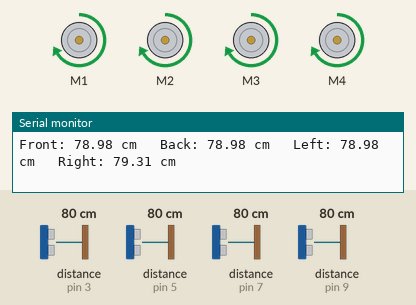
Bench run of a sketch on a simulated Arduino Uno, built with avr-gcc and run on an emulated ATmega328P. Parts: 4 × DC motor (green arrow = forward, orange = backward, longer = faster), the last lines printed to the serial monitor. Wiring (inferred from the names in the program): 4 × ultrasonic range finder: trigger pin 2, echo pin 3 / trigger pin 4, echo pin 5 / trigger pin 6, echo pin 7 / trigger pin 8, echo pin 9. Inputs (shaded band) come from the test bench; at power-on: distance to the obstacle (sensors on pin 3, pin 5, pin 9, pin 7) 80 cm. The echo pulse lasts 58.3 µs per cm.

Above: at 1.2 s.
1.3 s: distance to the obstacle (sensor on pin 3) set to 2 cm
At 1.8 s:
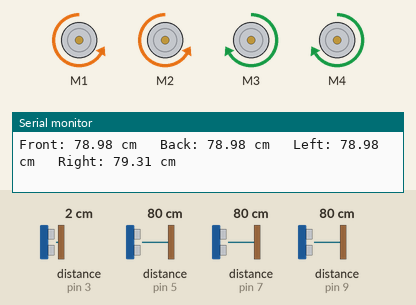
4.3 s: distance to the obstacle (sensor on pin 5) set to 2 cm
7.3 s: distance to the obstacle (sensor on pin 9) set to 2 cm
At 7.68 s:
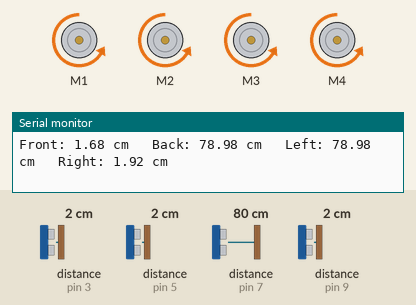
10.3 s: distance to the obstacle (sensor on pin 3) set to 18 cm
At 10.46 s:
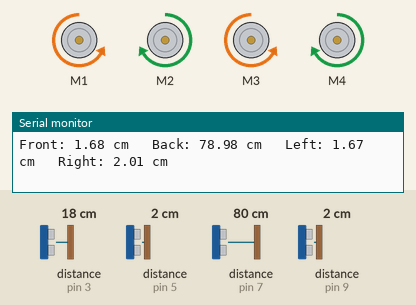
13.3 s: distance to the obstacle (sensor on pin 3) set to 4 cm
Timing chart, 0 to 20.3 s (numbered marks = the images above; inputs shaded):
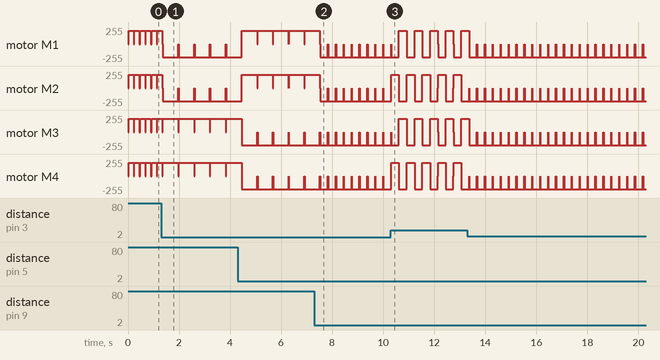

The sketch:

obstacle_avoidance.ino
```cpp
#include "./Addy_SmartMobility.h"
#include <SoftwareSerial.h>

Addy_SmartMobility amr = Addy_SmartMobility();
// SoftwareSerial BTSerial(4, 5);

const int trigPinFront = 2;  // 앞
const int echoPinFront = 3;

const int trigPinRight = 4;  // 우
const int echoPinRight = 5;

const int trigPinBack = 6;  // 뒤
const int echoPinBack = 7;

const int trigPinLeft = 8;  // 좌
const int echoPinLeft = 9;


// 회피할 거리 (센티미터)
const int avoidanceDistance = 10;

void setup() {
  pinMode(trigPinFront, OUTPUT);
  pinMode(echoPinFront, INPUT);
  pinMode(trigPinBack, OUTPUT);
  pinMode(echoPinBack, INPUT);
  pinMode(trigPinLeft, OUTPUT);
  pinMode(echoPinLeft, INPUT);
  pinMode(trigPinRight, OUTPUT);
  pinMode(echoPinRight, INPUT);

  if (!amr.begin()) {
    Serial.println("모터 쉴드 연결을 다시 확인해주세요.");
    while (1)
      ;
  }
  Serial.begin(9600);
  amr.setSpeed(200);
}


float getDistance(int trigPin, int echoPin) {
  digitalWrite(trigPin, LOW);
  delayMicroseconds(2);
  digitalWrite(trigPin, HIGH);
  delayMicroseconds(10);
  digitalWrite(trigPin, LOW);
  long duration = pulseIn(echoPin, HIGH);
  float distance = duration * 0.034 / 2;

  return distance;
}


void loop() {
  float distanceFront = getDistance(trigPinFront, echoPinFront);
  float distanceBack = getDistance(trigPinBack, echoPinBack);
  float distanceLeft = getDistance(trigPinLeft, echoPinLeft);
  float distanceRight = getDistance(trigPinRight, echoPinRight);

  enum AvoidanceState {
    NO_OBSTACLE,
    AVOIDING_BACK,
    AVOIDING_FRONT,
    AVOIDING_LEFT,
    AVOIDING_RIGHT,
    STOPPED
  };

  AvoidanceState avoidanceState = NO_OBSTACLE;

  switch (avoidanceState) {
    case NO_OBSTACLE:
      // 장애물이 있는지 확인
      if (distanceFront <= avoidanceDistance) {
        avoidanceState = AVOIDING_BACK;
      } else if (distanceBack <= avoidanceDistance) {
        avoidanceState = AVOIDING_FRONT;
      } else if (distanceRight <= avoidanceDistance) {
        avoidanceState = AVOIDING_LEFT;
      } else if (distanceLeft <= avoidanceDistance) {
        avoidanceState = AVOIDING_RIGHT;
      } else {
        amr.moveF(200);
      }

    case AVOIDING_BACK:
      if (distanceFront < avoidanceDistance) {
        amr.stopAll();

        if (distanceRight > distanceLeft && distanceRight > avoidanceDistance) {
          amr.rotate(1, 600); // CW
          break;
        }
        else if (distanceLeft > distanceRight && distanceLeft > avoidanceDistance){
          amr.rotate(2, 600); // CCW
          break;
        }
        else {
          amr.moveB(300);
          break;
        }
        break;
      }

    case AVOIDING_FRONT:
      if (distanceBack < avoidanceDistance) {
        amr.moveF(300);
        // break;
      }

    case AVOIDING_LEFT:
      if (distanceRight < avoidanceDistance) {
        amr.moveL(300);
        // break;
      }

    case AVOIDING_RIGHT:
      if (distanceLeft < avoidanceDistance) {
        amr.moveR(300);
        // break;
      }
  }

  Serial.print("Front: ");
  Serial.print(distanceFront);
  Serial.print(" cm   Back: ");
  Serial.print(distanceBack);
  Serial.print(" cm   Left: ");
  Serial.print(distanceLeft);
  Serial.print(" cm   Right: ");
  Serial.print(distanceRight);
  Serial.println(" cm");
}
```

Addy_SmartMobility.cpp
```cpp
#include "Addy_SmartMobility.h"


Addy_SmartMobility::Addy_SmartMobility() {
}

bool Addy_SmartMobility::begin() {
	AFMS = Adafruit_MotorShield();

	motor1 = AFMS.getMotor(1); // FL
	motor2 = AFMS.getMotor(2); // FR
	motor3 = AFMS.getMotor(3); // RR
	motor4 = AFMS.getMotor(4); // RL

	return AFMS.begin();
}


void Addy_SmartMobility::setSpeed(uint16_t speed) {
	if(speed > 200){
		speed = 200;
	}
	motor1->setSpeed(speed);
	motor2->setSpeed(speed);
	motor3->setSpeed(speed);
	motor4->setSpeed(speed);
}


void Addy_SmartMobility::setSpeed(uint8_t id, uint16_t speed) {
	if(speed > 200){
		speed = 200;
	}

	if(id == 1){
		motor1->setSpeed(speed);
	}else if(id == 2){
		motor2->setSpeed(speed);
	}else if(id == 3){
		motor3->setSpeed(speed);
	}else if(id == 4){
		motor4->setSpeed(speed);
	}
}

// Addy_SmartMobility move function
void Addy_SmartMobility::moveF(){
	motor1->run(FORWARD);
	motor2->run(FORWARD);
	motor3->run(FORWARD);
	motor4->run(FORWARD);
}

void Addy_SmartMobility::moveF(uint16_t length){
	moveF();
	delay(length);
	stopAll();
}

void Addy_SmartMobility::moveL(){
	motor1->run(BACKWARD);
	motor2->run(FORWARD);
	motor3->run(BACKWARD);
	motor4->run(FORWARD);
}

void Addy_SmartMobility::moveL(uint16_t length){
	moveL();
	delay(length);
	stopAll();
}

void Addy_SmartMobility::moveR(){
	motor1->run(FORWARD);
	motor2->run(BACKWARD);
	motor3->run(FORWARD);
	motor4->run(BACKWARD);
}

void Addy_SmartMobility::moveR(uint16_t length){
	moveR();
	delay(length);
	stopAll();
}

void Addy_SmartMobility::moveB(){
	motor1->run(BACKWARD);
	motor2->run(BACKWARD);
	motor3->run(BACKWARD);
	motor4->run(BACKWARD);
}

void Addy_SmartMobility::moveB(uint16_t length){
	moveB();
	delay(length);
	stopAll();
}

void Addy_SmartMobility::moveLF(){
	motor1->run(RELEASE);
	motor2->run(FORWARD);
	motor3->run(RELEASE);
	motor4->run(FORWARD);
}

void Addy_SmartMobility::moveLF(uint16_t length){
	moveLF();
	delay(length);
	stopAll();
}

void Addy_SmartMobility::moveRF(){
	motor1->run(FORWARD);
	motor2->run(RELEASE);
	motor3->run(FORWARD);
	motor4->run(RELEASE);
}

void Addy_SmartMobility::moveRF(uint16_t length){
	moveRF();
	delay(length);
	stopAll();
}

void Addy_SmartMobility::moveLB(){
	motor1->run(BACKWARD);
	motor2->run(RELEASE);
	motor3->run(BACKWARD);
	motor4->run(RELEASE);
}

void Addy_SmartMobility::moveLB(uint16_t length){
	moveLB();
	delay(length);
	stopAll();
}

void Addy_SmartMobility::moveRB(){
	motor1->run(RELEASE);
	motor2->run(BACKWARD);
	motor3->run(RELEASE);
	motor4->run(BACKWARD);
}

void Addy_SmartMobility::moveRB(uint16_t length){
	moveRB();
	delay(length);
	stopAll();
}

void Addy_SmartMobility::stopAll(){
	motor1->run(RELEASE);
	motor2->run(RELEASE);
	motor3->run(RELEASE);
	motor4->run(RELEASE);
}

void Addy_SmartMobility::stopAll(uint16_t length){
	stopAll();
	delay(length);
}

// 스모키 움직임 함수(단독 명령어)
void Addy_SmartMobility::moveTo(uint8_t cmd){

	// 사선 좌측 후진
	if(cmd == 1){
		moveLB();
	}
	//후진
	else if(cmd == 2){
		moveB();
	}
	// 사선 우측 후진
	else if(cmd == 3){
		moveRB();
	}
	// 좌측 수평 이동
	else if(cmd == 4){
		moveL();
	}
	// 정지
	else if(cmd == 5){
		stopAll();
	}
	// 우측 수평 이동
	else if(cmd == 6){
		moveR();
	}
	// 사선 좌측 전진
	else if(cmd == 7){
		moveLF();
	}
	// 전진
	else if(cmd == 8){
		moveF();
	}
	// 사선 우측 전진
	else if(cmd == 9){
		moveRF();
	}
}


// 스모키 움직임 함수(단독 명령어)
void Addy_SmartMobility::moveTo(uint8_t cmd, uint16_t length){
	moveTo(cmd);
	delay(length);
	stopAll();
}


// 스모키 움직임 함수(단독 명령어)
void Addy_SmartMobility::setMove(uint8_t cmd){
	moveTo(cmd);
}

// 스모키 움직임 함수(단독 명령어)
void Addy_SmartMobility::setMove(uint8_t cmd, uint16_t length){
	moveTo(cmd);
	delay(length);
	stopAll();
}

// 스모키 모터 4개 동시 제어(회전 방향)
void Addy_SmartMobility::setMotor(uint8_t cmd){
	motor1->run(cmd);
	motor2->run(cmd);
	motor3->run(cmd);
	motor4->run(cmd);
}


// 모터 1개 제어(모터 번호, 회전 방향)
void Addy_SmartMobility::setMotor(uint8_t id, uint8_t cmd) {
	if(id == 1){
		motor1->run(cmd);
	}
	else if(id == 2){
		motor2->run(cmd);
	}
	else if(id == 3){
		motor3->run(cmd);
	}
	else if(id == 4){
		motor4->run(cmd);
	}
}


// CW -> 시계방향(우회전) / CCW -> 반시계방향(좌회전)
void Addy_SmartMobility::rotate(uint8_t dir){
	if(dir == 1){
		motor1->run(BACKWARD);
		motor2->run(BACKWARD);
		motor3->run(FORWARD);
		motor4->run(FORWARD);
	}

	else if(dir == 2){
		motor1->run(FORWARD);
		motor2->run(FORWARD);
		motor3->run(BACKWARD);
		motor4->run(BACKWARD);
	}
}

// CW -> 시계방향(우회전), CCW -> 반시계방향(좌회전) / length 회전 시간(ms)
void Addy_SmartMobility::rotate(uint8_t dir, uint16_t length){
	if(dir == 1){
		motor1->run(BACKWARD);
		motor2->run(BACKWARD);
		motor3->run(FORWARD);
		motor4->run(FORWARD);
		delay(length);
		motor1->run(RELEASE);
		motor2->run(RELEASE);
		motor3->run(RELEASE);
		motor4->run(RELEASE);
	}

	else if(dir == 2){
		motor1->run(FORWARD);
		motor2->run(FORWARD);
		motor3->run(BACKWARD);
		motor4->run(BACKWARD);
		delay(length);
		motor1->run(RELEASE);
		motor2->run(RELEASE);
		motor3->run(RELEASE);
		motor4->run(RELEASE);
	}
}


// length -> delay 시간 / iter -> 반복 횟수 / dir 1(CW) -> 시계방향, 2(CCW) -> 반시계방향
void Addy_SmartMobility::drawRect(uint16_t length, uint16_t iter, uint8_t dir){
	for(int i = 0; i < iter; i++){
		if(dir == 1){
			motor1->run(FORWARD);
			motor2->run(FORWARD);
			motor3->run(FORWARD);
			motor4->run(FORWARD);
			delay(length);

			motor1->run(RELEASE);
			motor2->run(RELEASE);
			motor3->run(RELEASE);
			motor4->run(RELEASE);
			delay(100);

			motor1->run(FORWARD);
			motor2->run(BACKWARD);
			motor3->run(FORWARD);
			motor4->run(BACKWARD);
			delay(length);

			motor1->run(RELEASE);
			motor2->run(RELEASE);
			motor3->run(RELEASE);
			motor4->run(RELEASE);
			delay(100);

			motor1->run(BACKWARD);
			motor2->run(BACKWARD);
			motor3->run(BACKWARD);
			motor4->run(BACKWARD);
			delay(length);

			motor1->run(RELEASE);
			motor2->run(RELEASE);
			motor3->run(RELEASE);
			motor4->run(RELEASE);
			delay(100);

			motor1->run(BACKWARD);
			motor2->run(FORWARD);
			motor3->run(BACKWARD);
			motor4->run(FORWARD);
			delay(length);
		}

		else if(dir == 2){
			motor1->run(FORWARD);
			motor2->run(BACKWARD);
			motor3->run(FORWARD);
			motor4->run(BACKWARD);
			delay(length);

			motor1->run(RELEASE);
			motor2->run(RELEASE);
			motor3->run(RELEASE);
			motor4->run(RELEASE);
			delay(100);

			motor1->run(FORWARD);
			motor2->run(FORWARD);
			motor3->run(FORWARD);
			motor4->run(FORWARD);
			delay(length);

			motor1->run(RELEASE);
			motor2->run(RELEASE);
			motor3->run(RELEASE);
			motor4->run(RELEASE);
			delay(100);

			motor1->run(BACKWARD);
			motor2->run(FORWARD);
			motor3->run(BACKWARD);
			motor4->run(FORWARD);
			delay(length);

			motor1->run(RELEASE);
			motor2->run(RELEASE);
			motor3->run(RELEASE);
			motor4->run(RELEASE);
			delay(100);

			motor1->run(BACKWARD);
			motor2->run(BACKWARD);
			motor3->run(BACKWARD);
			motor4->run(BACKWARD);
			delay(length);
		}
	}

	motor1->run(RELEASE);
	motor2->run(RELEASE);
	motor3->run(RELEASE);
	motor4->run(RELEASE);
}


// length -> delay 시간 / iter -> 반복 횟수 / dir 1(CW) -> 시계방향, 2(CCW) -> 반시계방향
void Addy_SmartMobility::drawTriangle(uint16_t length, uint16_t iter, uint8_t dir){
	for(int i = 0; i < iter; i++){
		if(dir == 1){
			motor1->run(FORWARD);
			motor2->run(RELEASE);
			motor3->run(FORWARD);
			motor4->run(RELEASE);
			delay(length);

			motor1->run(RELEASE);
			motor2->run(RELEASE);
			motor3->run(RELEASE);
			motor4->run(RELEASE);
			delay(100);

			motor1->run(RELEASE);
			motor2->run(BACKWARD);
			motor3->run(RELEASE);
			motor4->run(BACKWARD);
			delay(length);

			motor1->run(RELEASE);
			motor2->run(RELEASE);
			motor3->run(RELEASE);
			motor4->run(RELEASE);
			delay(100);

			motor1->run(BACKWARD);
			motor2->run(FORWARD);
			motor3->run(BACKWARD);
			motor4->run(FORWARD);
			delay(length * 1.1);
		}

		else if(dir == 2){
			motor1->run(FORWARD);
			motor2->run(BACKWARD);
			motor3->run(FORWARD);
			motor4->run(BACKWARD);
			delay(length);

			motor1->run(RELEASE);
			motor2->run(RELEASE);
			motor3->run(RELEASE);
			motor4->run(RELEASE);
			delay(100);

			motor1->run(RELEASE);
			motor2->run(FORWARD);
			motor3->run(RELEASE);
			motor4->run(FORWARD);
			delay(length);

			motor1->run(RELEASE);
			motor2->run(RELEASE);
			motor3->run(RELEASE);
			motor4->run(RELEASE);
			delay(100);

			motor1->run(BACKWARD);
			motor2->run(RELEASE);
			motor3->run(BACKWARD);
			motor4->run(RELEASE);
			delay(length * 1.1);
		}
	}

	motor1->run(RELEASE);
	motor2->run(RELEASE);
	motor3->run(RELEASE);
	motor4->run(RELEASE);
}


void Addy_SmartMobility::setUltrasonic(uint8_t t, uint8_t e){
	trig = t;
	echo = e;
	pinMode(trig, OUTPUT);
	pinMode(echo, INPUT);
}

float Addy_SmartMobility::getDistance(){
	digitalWrite(trig, LOW);
	digitalWrite(echo, LOW);
	delayMicroseconds(2);
	digitalWrite(trig, HIGH);
	delayMicroseconds(10);
	digitalWrite(trig, LOW);

	unsigned long duration = pulseIn(echo, HIGH);
	float dis = duration / 29.0 / 2.0;

	return dis;
}
```

Addy_SmartMobility.h
```cpp
#include <Arduino.h>
#include <Adafruit_MotorShield.h>

#define F 2
#define B 8
#define S 5
#define L 4
#define R 6
#define LF 7
#define RF 9
#define LB 1
#define RB 3

#define CW 1
#define CCW 2

class Addy_SmartMobility {
  public:
    Addy_SmartMobility ();

	bool begin();

	void
		moveF(),
		moveF(uint16_t),
		moveL(),
		moveL(uint16_t),
		moveR(),
		moveR(uint16_t),
		moveB(),
		moveB(uint16_t),
		moveLF(),
		moveLF(uint16_t),
		moveRF(),
		moveRF(uint16_t),
		moveLB(),
		moveLB(uint16_t),
		moveRB(),
		moveRB(uint16_t),
		stopAll(),
		stopAll(uint16_t),

		moveTo(uint8_t),   // 스모키의 이동 방향 제어(이동 방향)
		moveTo(uint8_t, uint16_t),   // 스모키의 이동 방향 제어(이동 방향, 시간)

		setMove(uint8_t),   // 스모키의 이동 방향 제어(이동 방향)
		setMove(uint8_t, uint16_t),   // 스모키의 이동 방향 제어(이동 방향, 시간)

		setSpeed(uint16_t),  // 모터 4개의 속도 제어(속도)
		setSpeed(uint8_t, uint16_t),  // 모터 1개의 속도 제어 (모터 번호, 속도)

		setMotor(uint8_t),  // 모터 4개의 방향 제어(방향)
		setMotor(uint8_t, uint8_t),  // 모터 1개의 방향 제어(모터 번호, 방향)

		rotate(uint8_t), // RC카 제자리 회전(방향)
		rotate(uint8_t, uint16_t), // RC카 제자리 회전(방향, 시간)

		drawRect(uint16_t, uint16_t, uint8_t), //  사각형 그리기(길이, 횟수, 방향)
		drawTriangle(uint16_t, uint16_t, uint8_t), //  삼각형 그리기(길이, 횟수, 방향)

		setUltrasonic(uint8_t, uint8_t);

	float getDistance();

  private:
    Adafruit_MotorShield AFMS;
    Adafruit_DCMotor *motor1;
    Adafruit_DCMotor *motor2;
    Adafruit_DCMotor *motor3;
    Adafruit_DCMotor *motor4;
	uint8_t trig;
	uint8_t echo;
};
```

Measured:
- after the input at 1.3 s, motor M1, motor M2: alternates backward 200/255 for 0.60 s and stopped for 0.02 s, starting after 0.07 s; motor M3, motor M4: alternates forward 200/255 for 0.60 s and stopped for 0.02 s, starting after 0.67 s
- after the input at 7.3 s, motor M1, motor M2: alternates backward 200/255 for 0.30 s and stopped for 0.01 s, starting after 0.23 s; motor M3, motor M4: alternates backward 200/255 for 0.30 s and stopped for 0.01 s, starting after 0.53 s
- by itself, motor M1: alternates forward 200/255 for 0.20 s and stopped for 0.02 s
- by itself, motor M2–4: alternates forward 200/255 for 0.20 s and stopped for 0.03 s
